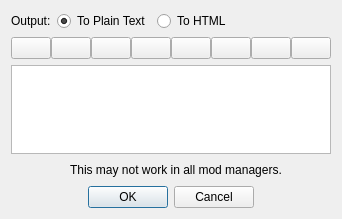
<?xml version="1.0" encoding="UTF-8"?>
<ui version="4.0">
 <class>Dialog</class>
 <widget class="QDialog" name="Dialog">
  <property name="geometry">
   <rect>
    <x>0</x>
    <y>0</y>
    <width>235</width>
    <height>219</height>
   </rect>
  </property>
  <property name="windowTitle">
   <string>Text Editor</string>
  </property>
  <layout class="QVBoxLayout" name="verticalLayout">
   <item>
    <layout class="QHBoxLayout" name="horizontalLayout_2">
     <item>
      <widget class="QLabel" name="label">
       <property name="text">
        <string>Output:</string>
       </property>
      </widget>
     </item>
     <item>
      <widget class="QRadioButton" name="radio_plain">
       <property name="text">
        <string>To Plain Text</string>
       </property>
       <property name="checked">
        <bool>true</bool>
       </property>
      </widget>
     </item>
     <item>
      <widget class="QRadioButton" name="radio_html">
       <property name="text">
        <string>To HTML</string>
       </property>
      </widget>
     </item>
     <item>
      <spacer name="horizontalSpacer_3">
       <property name="orientation">
        <enum>Qt::Horizontal</enum>
       </property>
       <property name="sizeHint" stdset="0">
        <size>
         <width>40</width>
         <height>20</height>
        </size>
       </property>
      </spacer>
     </item>
    </layout>
   </item>
   <item>
    <layout class="QHBoxLayout" name="horizontalLayout">
     <property name="spacing">
      <number>0</number>
     </property>
     <item>
      <widget class="QPushButton" name="button_colour">
       <property name="maximumSize">
        <size>
         <width>48</width>
         <height>16777215</height>
        </size>
       </property>
       <property name="text">
        <string/>
       </property>
       <property name="icon">
        <iconset>
         <normaloff>../logos/logo_font_colour.png</normaloff>../logos/logo_font_colour.png</iconset>
       </property>
      </widget>
     </item>
     <item>
      <widget class="QPushButton" name="button_bold">
       <property name="maximumSize">
        <size>
         <width>48</width>
         <height>16777215</height>
        </size>
       </property>
       <property name="text">
        <string/>
       </property>
       <property name="icon">
        <iconset>
         <normaloff>../logos/logo_font_bold.png</normaloff>../logos/logo_font_bold.png</iconset>
       </property>
      </widget>
     </item>
     <item>
      <widget class="QPushButton" name="button_italic">
       <property name="maximumSize">
        <size>
         <width>48</width>
         <height>16777215</height>
        </size>
       </property>
       <property name="text">
        <string/>
       </property>
       <property name="icon">
        <iconset>
         <normaloff>../logos/logo_font_italic.png</normaloff>../logos/logo_font_italic.png</iconset>
       </property>
      </widget>
     </item>
     <item>
      <widget class="QPushButton" name="button_underline">
       <property name="maximumSize">
        <size>
         <width>48</width>
         <height>16777215</height>
        </size>
       </property>
       <property name="text">
        <string/>
       </property>
       <property name="icon">
        <iconset>
         <normaloff>../logos/logo_font_underline.png</normaloff>../logos/logo_font_underline.png</iconset>
       </property>
      </widget>
     </item>
     <item>
      <widget class="QPushButton" name="button_align_left">
       <property name="maximumSize">
        <size>
         <width>48</width>
         <height>16777215</height>
        </size>
       </property>
       <property name="text">
        <string/>
       </property>
       <property name="icon">
        <iconset>
         <normaloff>../logos/logo_font_align_left.png</normaloff>../logos/logo_font_align_left.png</iconset>
       </property>
      </widget>
     </item>
     <item>
      <widget class="QPushButton" name="button_align_center">
       <property name="maximumSize">
        <size>
         <width>48</width>
         <height>16777215</height>
        </size>
       </property>
       <property name="text">
        <string/>
       </property>
       <property name="icon">
        <iconset>
         <normaloff>../logos/logo_font_align_center.png</normaloff>../logos/logo_font_align_center.png</iconset>
       </property>
      </widget>
     </item>
     <item>
      <widget class="QPushButton" name="button_align_right">
       <property name="maximumSize">
        <size>
         <width>48</width>
         <height>16777215</height>
        </size>
       </property>
       <property name="text">
        <string/>
       </property>
       <property name="icon">
        <iconset>
         <normaloff>../logos/logo_font_align_right.png</normaloff>../logos/logo_font_align_right.png</iconset>
       </property>
      </widget>
     </item>
     <item>
      <widget class="QPushButton" name="button_align_justify">
       <property name="maximumSize">
        <size>
         <width>48</width>
         <height>16777215</height>
        </size>
       </property>
       <property name="text">
        <string/>
       </property>
       <property name="icon">
        <iconset>
         <normaloff>../logos/logo_font_align_justify.png</normaloff>../logos/logo_font_align_justify.png</iconset>
       </property>
      </widget>
     </item>
     <item>
      <spacer name="horizontalSpacer_5">
       <property name="orientation">
        <enum>Qt::Horizontal</enum>
       </property>
       <property name="sizeHint" stdset="0">
        <size>
         <width>40</width>
         <height>20</height>
        </size>
       </property>
      </spacer>
     </item>
    </layout>
   </item>
   <item>
    <widget class="QTextEdit" name="edit_text"/>
   </item>
   <item>
    <widget class="QWidget" name="widget_warning" native="true">
     <layout class="QHBoxLayout" name="horizontalLayout_3">
      <property name="spacing">
       <number>3</number>
      </property>
      <property name="leftMargin">
       <number>0</number>
      </property>
      <property name="topMargin">
       <number>0</number>
      </property>
      <property name="rightMargin">
       <number>0</number>
      </property>
      <property name="bottomMargin">
       <number>0</number>
      </property>
      <item>
       <spacer name="horizontalSpacer">
        <property name="orientation">
         <enum>Qt::Horizontal</enum>
        </property>
        <property name="sizeHint" stdset="0">
         <size>
          <width>40</width>
          <height>20</height>
         </size>
        </property>
       </spacer>
      </item>
      <item>
       <widget class="QLabel" name="label_warning">
        <property name="maximumSize">
         <size>
          <width>20</width>
          <height>20</height>
         </size>
        </property>
        <property name="text">
         <string/>
        </property>
        <property name="pixmap">
         <pixmap>../logos/logo_danger.png</pixmap>
        </property>
        <property name="scaledContents">
         <bool>true</bool>
        </property>
       </widget>
      </item>
      <item>
       <widget class="QLabel" name="label_2">
        <property name="text">
         <string>This may not work in all mod managers.</string>
        </property>
       </widget>
      </item>
      <item>
       <spacer name="horizontalSpacer_2">
        <property name="orientation">
         <enum>Qt::Horizontal</enum>
        </property>
        <property name="sizeHint" stdset="0">
         <size>
          <width>40</width>
          <height>20</height>
         </size>
        </property>
       </spacer>
      </item>
     </layout>
    </widget>
   </item>
   <item>
    <widget class="QDialogButtonBox" name="buttonBox">
     <property name="orientation">
      <enum>Qt::Horizontal</enum>
     </property>
     <property name="standardButtons">
      <set>QDialogButtonBox::Cancel|QDialogButtonBox::Ok</set>
     </property>
     <property name="centerButtons">
      <bool>true</bool>
     </property>
    </widget>
   </item>
  </layout>
 </widget>
 <resources/>
 <connections>
  <connection>
   <sender>buttonBox</sender>
   <signal>accepted()</signal>
   <receiver>Dialog</receiver>
   <slot>accept()</slot>
   <hints>
    <hint type="sourcelabel">
     <x>248</x>
     <y>254</y>
    </hint>
    <hint type="destinationlabel">
     <x>157</x>
     <y>274</y>
    </hint>
   </hints>
  </connection>
  <connection>
   <sender>buttonBox</sender>
   <signal>rejected()</signal>
   <receiver>Dialog</receiver>
   <slot>reject()</slot>
   <hints>
    <hint type="sourcelabel">
     <x>316</x>
     <y>260</y>
    </hint>
    <hint type="destinationlabel">
     <x>286</x>
     <y>274</y>
    </hint>
   </hints>
  </connection>
 </connections>
</ui>
